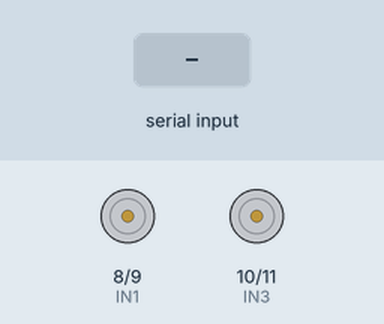
The sketch below on a simulated Arduino Uno, built with avr-gcc and run on an emulated ATmega328P. Shown: motor-driver pin pairs drawn as motors (green arrow = first pin HIGH = forward, orange = second pin HIGH = backward, longer = more drive, scaled by the enable pin). The test bench sets the inputs (shaded band).

Above: at 1.2 s.
1.3 s: "90,45\n" received over Serial
At 1.6 s:
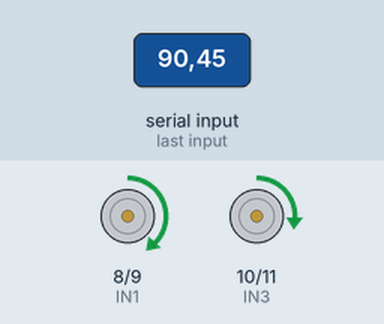
2.8 s: "30,150\n" received over Serial
At 3.9 s:
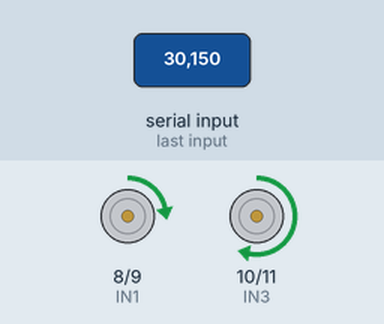
4.3 s: "1,90\n" received over Serial
At 5.1 s:
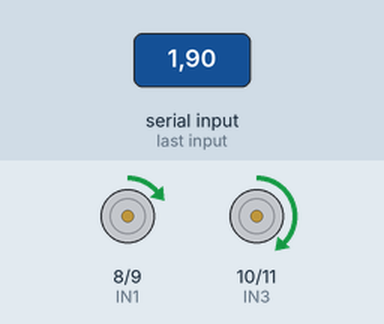
Timing chart, 0 to 7.3 s (numbered marks = the images above; inputs shaded):
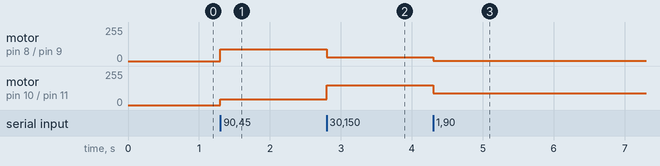

The sketch:

motor_control.ino
```cpp
// motor_control.ino - Basic motor control for MechaDrake
#include <Servo.h>

const int ENA = 3; // PWM motor A
const int ENB = 5; // PWM motor B
const int IN1 = 8;
const int IN2 = 9;
const int IN3 = 10;
const int IN4 = 11;

void setup() {
  pinMode(ENA, OUTPUT);
  pinMode(ENB, OUTPUT);
  pinMode(IN1, OUTPUT);
  pinMode(IN2, OUTPUT);
  pinMode(IN3, OUTPUT);
  pinMode(IN4, OUTPUT);
  Serial.begin(115200);
}

void drive(int leftSpeed, int rightSpeed) {
  if (leftSpeed >= 0) { digitalWrite(IN1, HIGH); digitalWrite(IN2, LOW); analogWrite(ENA, leftSpeed); }
  else { digitalWrite(IN1, LOW); digitalWrite(IN2, HIGH); analogWrite(ENA, -leftSpeed); }
  if (rightSpeed >= 0) { digitalWrite(IN3, HIGH); digitalWrite(IN4, LOW); analogWrite(ENB, rightSpeed); }
  else { digitalWrite(IN3, LOW); digitalWrite(IN4, HIGH); analogWrite(ENB, -rightSpeed); }
}

void loop() {
  if (Serial.available()) {
    String line = Serial.readStringUntil('\n');
    int comma = line.indexOf(',');
    if (comma > 0) {
      int left = line.substring(0, comma).toInt();
      int right = line.substring(comma+1).toInt();
      drive(constrain(left, -255, 255), constrain(right, -255, 255));
    }
  }
}
```

Measured:
- after the input at 1.3 s, motor on pin 8 (IN1) / pin 9 (IN2): stopped → forward 90/255 at once; motor on pin 10 (IN3) / pin 11 (IN4): stopped → forward 45/255 at once
- after the input at 2.8 s, motor on pin 8 (IN1) / pin 9 (IN2): forward 90/255 → forward 30/255 at once; motor on pin 10 (IN3) / pin 11 (IN4): forward 45/255 → forward 150/255 at once
- after the input at 4.3 s, motor on pin 8 (IN1) / pin 9 (IN2): forward 30/255 → forward 1/255 at once; motor on pin 10 (IN3) / pin 11 (IN4): forward 150/255 → forward 90/255 at once
